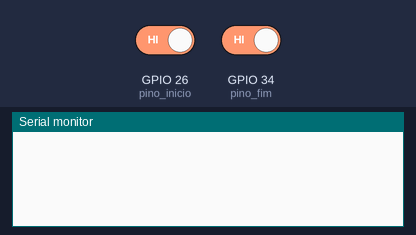
Recording of a sketch running on a simulated ESP32. Parts: the last lines printed to the serial monitor. Inputs (shaded band) come from the test bench; at power-on: GPIO 26 (pino_inicio) HIGH, GPIO 34 (pino_fim) HIGH.

Above: at 1.2 s.
1.3 s: GPIO 26 (pino_inicio) driven LOW
At 1.8 s:
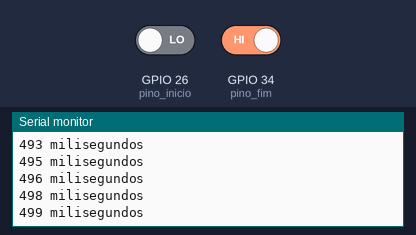
2.8 s: GPIO 34 (pino_fim) driven LOW
At 3.8 s:
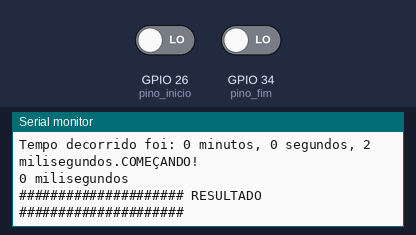
4.3 s: GPIO 26 (pino_inicio) driven HIGH
At 5.5 s:
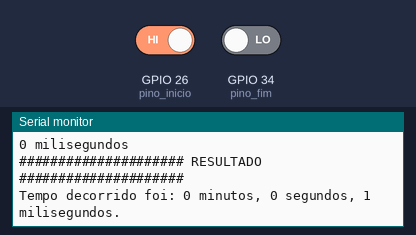
Timing chart, 0 to 7.3 s (numbered marks = the images above; inputs shaded):
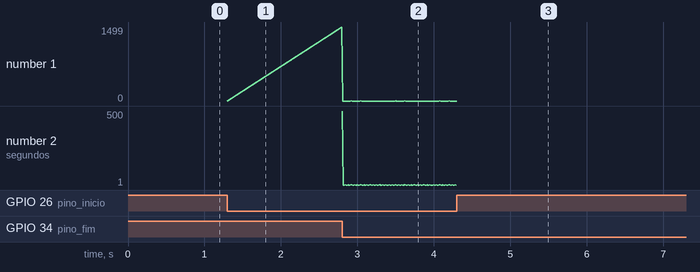

The sketch:

cronometro.ino
```cpp
/*
Projeto produzido pela Maua Racing, dedicado ao teste do veiculo para a competição da FSAE.
Este código foi feito para contar o tempo que o carro demora no ENDURO, ACELERAÇÃO, AUTOCROSS(Tendo um começo e fim em pontos diferentes), tendo uma ideia que seja simples e facil de compreender.
A ideia é utilizar apenas UM(1) ESP32, conectando o outro infravermelho por um cabo longo no primeiro cone(Que contem o ESP32).
*/

// Constantes
const unsigned int pino_inicio = 26;              // Pino de sinal de start
const unsigned int pino_fim = 34;                 // Pino de sinal de end

//Variavel
bool crono_on = false;                            // Status do cronometro (Ligado ou Desligado)
unsigned long tempo_inicio = 0;                   // Tempo de incio
unsigned long tempo_fim = 0;                      // Tempo de fim

void setup() {
  Serial.begin(115200);
  pinMode(pino_inicio, INPUT);                    // Define o pino 26 como INPUT
  pinMode(pino_fim, INPUT);                       // Define o pino 34 como INPUT

  tempo_inicio = millis();
}

void loop() {
  // Começa a contar (Se passar pelo primeiro cone)
  if (digitalRead(pino_inicio) == 0 && crono_on == false) {
    Serial.println("COMEÇANDO!");
    tempo_inicio = millis();                     // Começa o cronometro
    crono_on = true;                             // Status do cronometro como ligado
  }

  // Mostra o tempo decorrido
  if (crono_on == true) {
    Serial.print(millis() - tempo_inicio);
    Serial.println(" milisegundos");

    // Para de contar (Se passar pelo segundo cone)
    if (digitalRead(pino_fim) == 0) {
      tempo_fim = millis();
      crono_on = false;

      // Calculo de tempo
      unsigned int tempo_decorrido = tempo_fim - tempo_inicio;
      unsigned int milisegundos = tempo_decorrido % 1000;
      tempo_decorrido = tempo_decorrido / 1000;
      unsigned int segundos = tempo_decorrido % 60;
      tempo_decorrido = tempo_decorrido / 60;
      unsigned int minutos = tempo_decorrido;

      // Saida no monitor serial
      Serial.println("##################### RESULTADO #####################");
      Serial.print("Tempo decorrido foi: ");
      Serial.print(minutos);
      Serial.print(" minutos, ");
      Serial.print(segundos);
      Serial.print(" segundos, ");
      Serial.print(milisegundos);
      Serial.print(" milisegundos.");
    }
  }
}
```

Measured:
- after the input at 1.3 s, the serial monitor: prints a new line at once (image 1)
